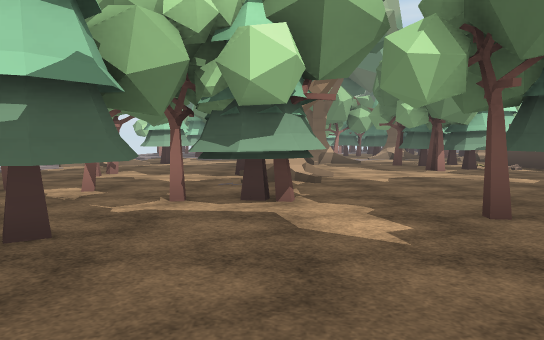
[1] (above)

24 first-person views from a walk through a Unity game level. The camera is 1.3 m above the floor, tilts 4° down and sees 70° across. The floor is counted in squares, 2 m on a side. Each view is taken from the middle of a square. On the plan, view 1 faces up. The plan holds only what a view shows up to about 11 squares ahead; the rest is blank. The place goes on beyond the plan. The player character is not drawn. Some surface patterns are stand-ins.

[2]
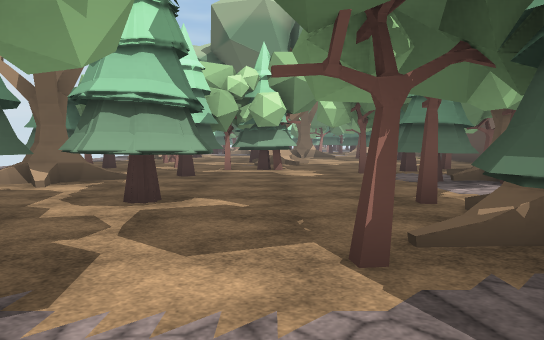

[3]
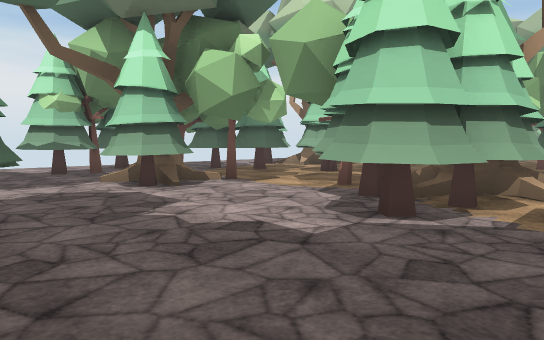

[4]
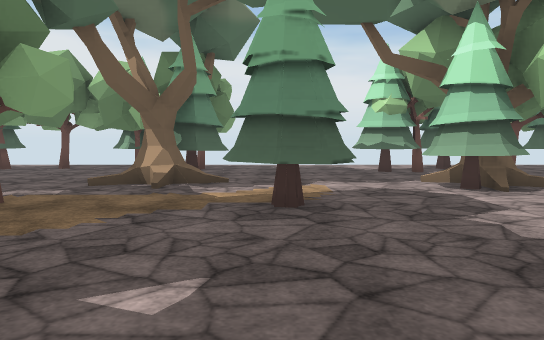

[5]
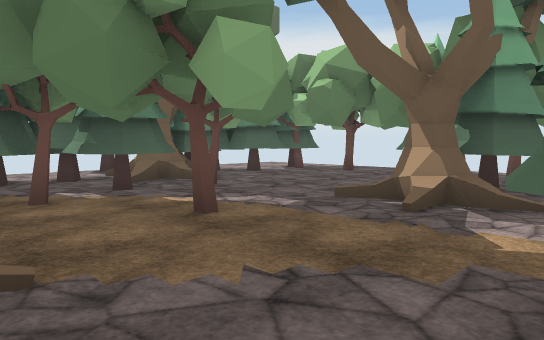

[6]
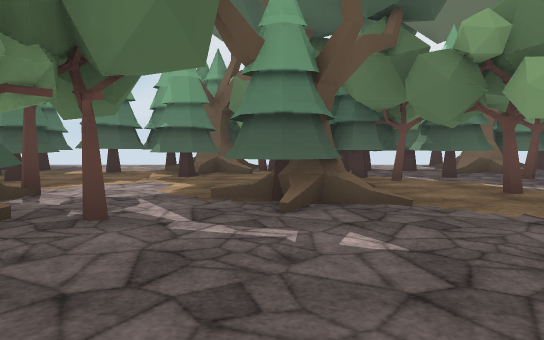

[7]
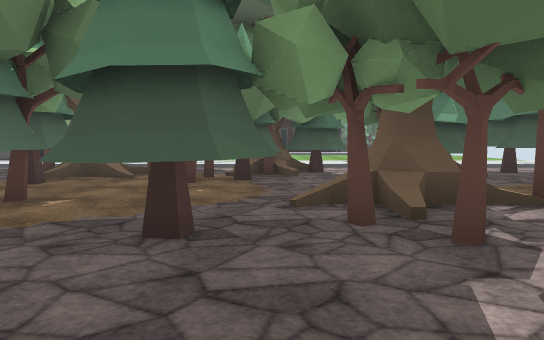

[8]
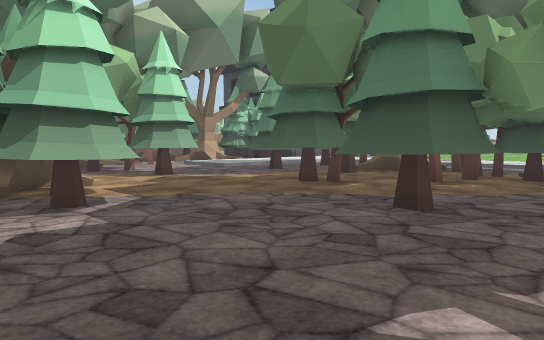

[9]
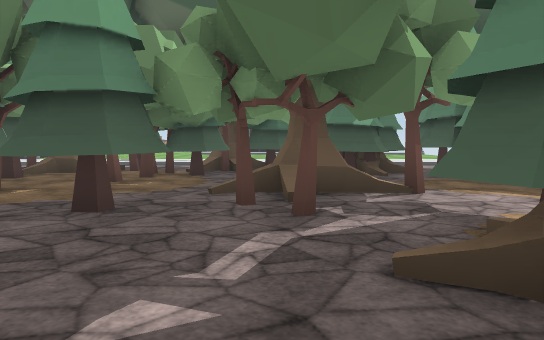

[10]
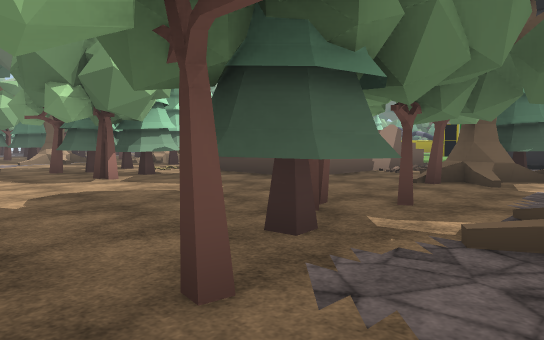

[11]
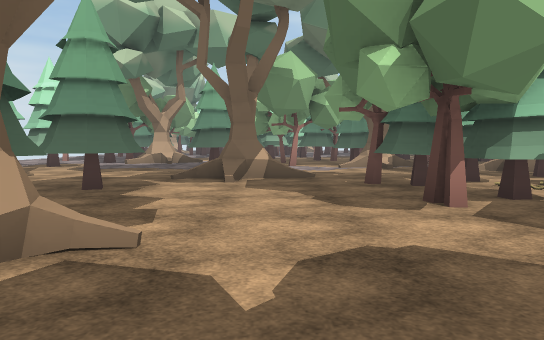

[12]
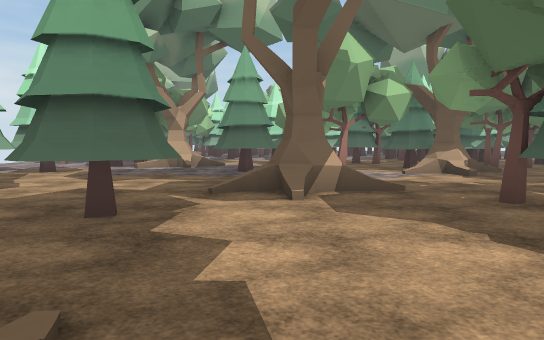

[13]
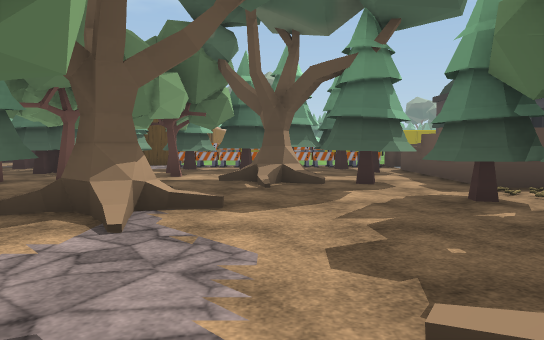

[14]
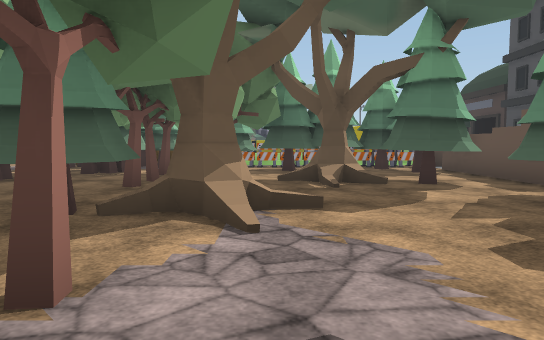

[15]
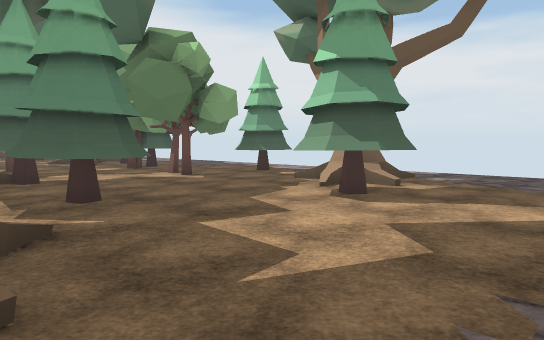

[16]
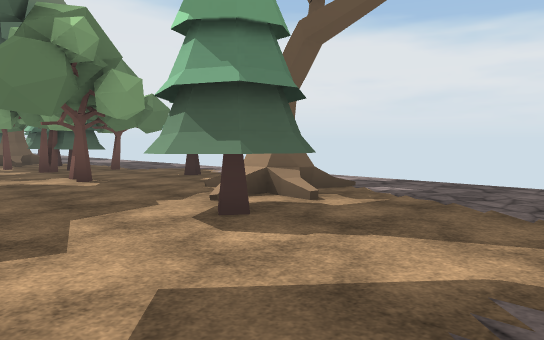

[17]
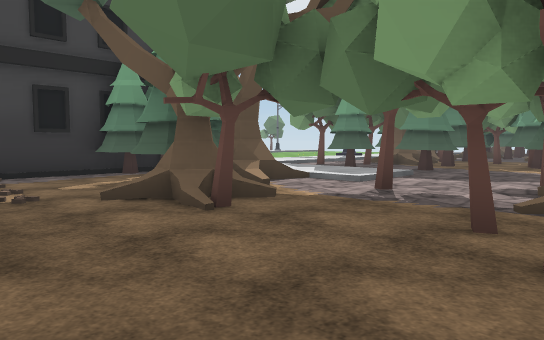

[18]
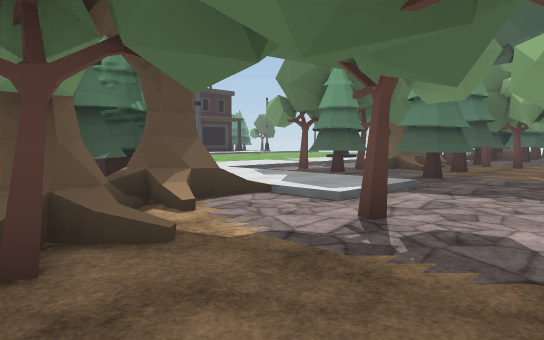

[19]
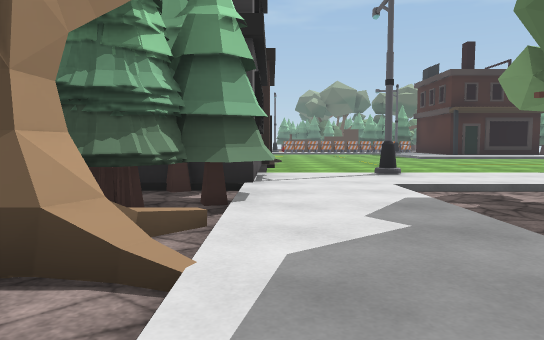

[20]
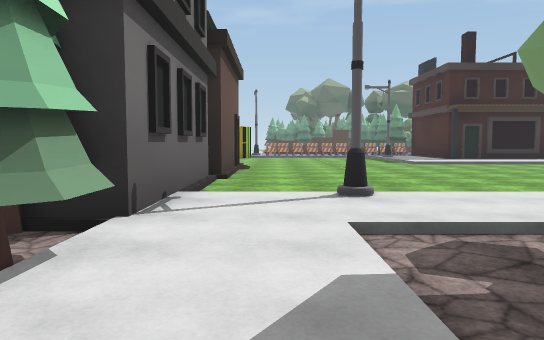

[21]
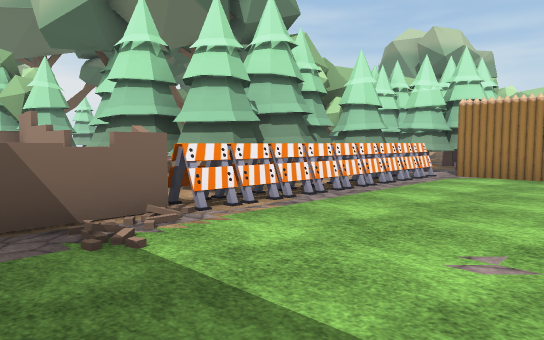

[22]
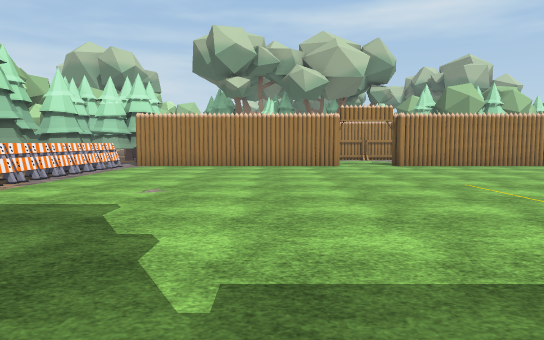

[23]
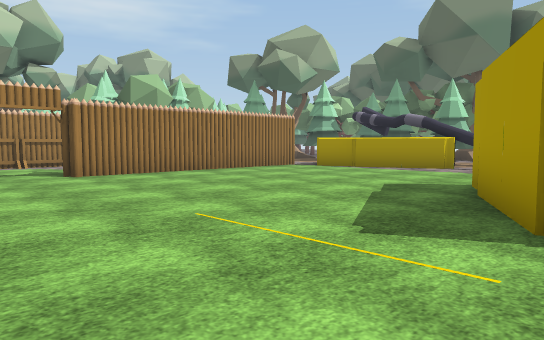

[24]
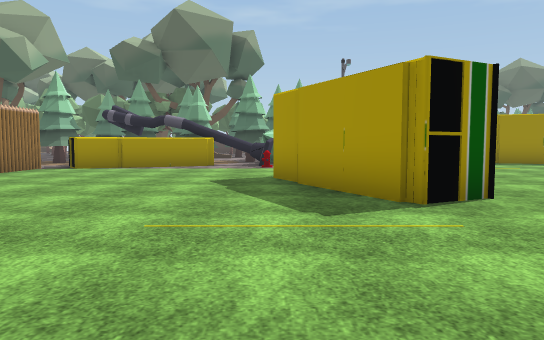

### Floor plan
Key: @ floor where view 1 was taken; # wall or solid block; x gap in a wall; . main floor; : floor 0.25 m higher than the main floor; / step, stairs or slope; ^ raised ledge; T thing the floor can be seen under or through; O other object.
Columns run from 7 left of view 1 to 27 right of it. Each row starts with its distance up from view 1.
 18  .. #OO.  ....x.# ##      .O
 17  .......  .##.#x#########O.#######.
 16   .#...##.#.O...###O.............##
 15    ..............##O.............^
 14 ...............O.##O..............^
 13 ........//....#..##O..............^
 12 ...##../OO/.###  ##O..............#
 11 ..O...##...## OO##O..............O^
 10  .....##....# O    .........###
  9 ...........##.O    .........#
  8 .##.#.##......O      ..... ...
  7 .......O......OOOOO   ...   ...
  6 ....................  O.      ...
  5  .##.T.#......#.....#    OO    ..
  4   ....T#..###..O##.##
  3   ##TTT..##.....#####
  2    OOT...##O..#.O####
  1    #......##...::::::////###
  0    .. #@...##..::::::/......
 -1    .###.....x....../:#......
 -2   ###....O#.#..#.#./:/......
 -3    .....###......#//:/......
 -4 .##  O..###....##O// /......
 -5 ..#..O#..##..#x#.O /   .....
 -6 ..#..............##/:   ....
 -7 ............#...##///     ..
 -8 ..  ...#....x...##O
 -9 ...##.......#OO..##/
-10 ...##O....#..O #  ./
-11 .#.....#.OO....##O
-12 .x.............###
-13 .....#x######.#####/
-14 .....//######## # ./:
-15 .####O## ########  /:
-16   .#       # ....
-17              ....

Where each view was taken, in squares from view 1:
view 1: 0 up, 0 right, facing up
view 2: 5 down, 0 right, facing up
view 3: 8 down, 4 right, facing up-left
view 4: 8 down, 4 right, facing left
view 5: 8 down, 2 right, facing down-left
view 6: 6 down, 3 right, facing down
view 7: 8 down, 2 right, facing right
view 8: 9 down, 1 right, facing up-right
view 9: 9 down, 1 right, facing right
view 10: 2 up, 1 right, facing up-right
view 11: 5 up, 2 right, facing up
view 12: 7 up, 1 right, facing up
view 13: 14 up, 1 right, facing right
view 14: 15 up, 1 right, facing right
view 15: 15 up, 1 right, facing down-left
view 16: 15 up, 1 left, facing down-left
view 17: 7 up, 4 right, facing down-right
view 18: 5 up, 5 right, facing down-right
view 19: 1 up, 7 right, facing right
view 20: 0 up, 9 right, facing right
view 21: 9 up, 15 right, facing up-left
view 22: 6 up, 16 right, facing up
view 23: 9 up, 17 right, facing up-right
view 24: 11 up, 16 right, facing right
